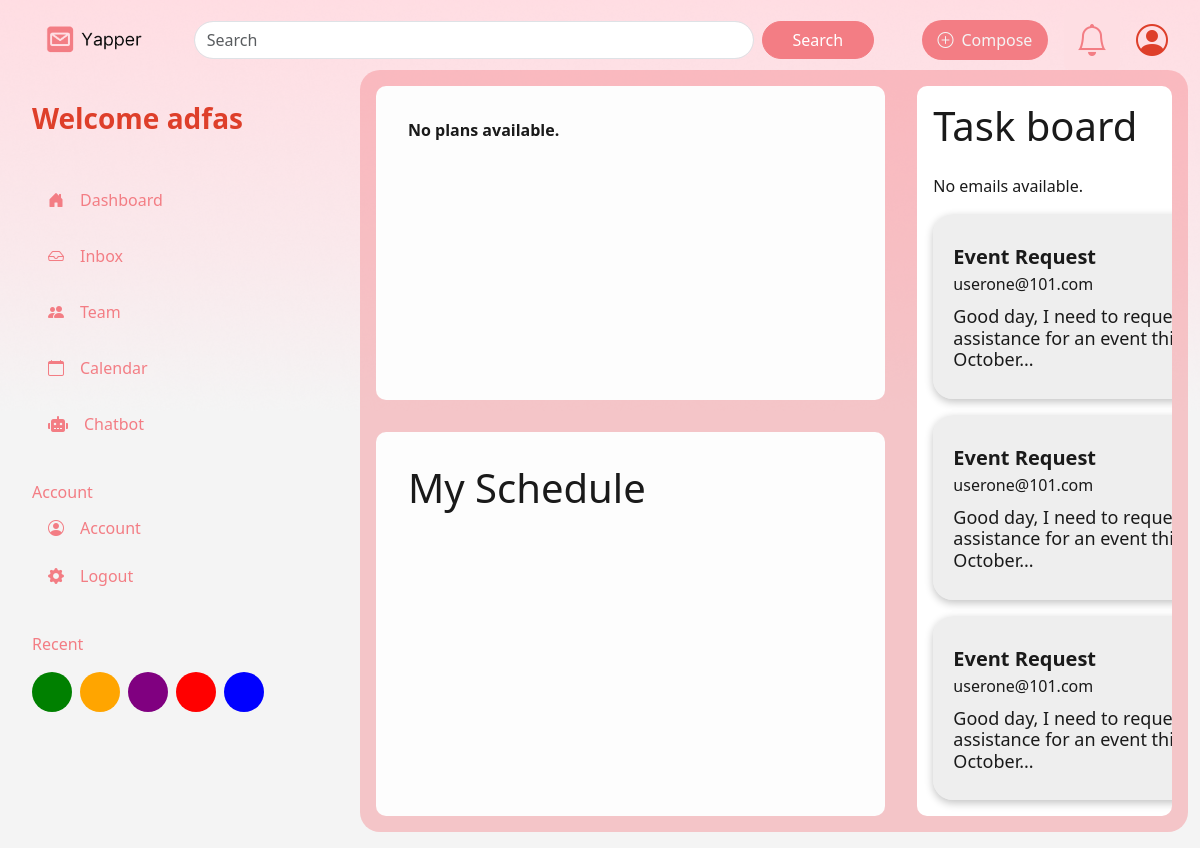
Page /home/ (signed in) on the earlier database version.
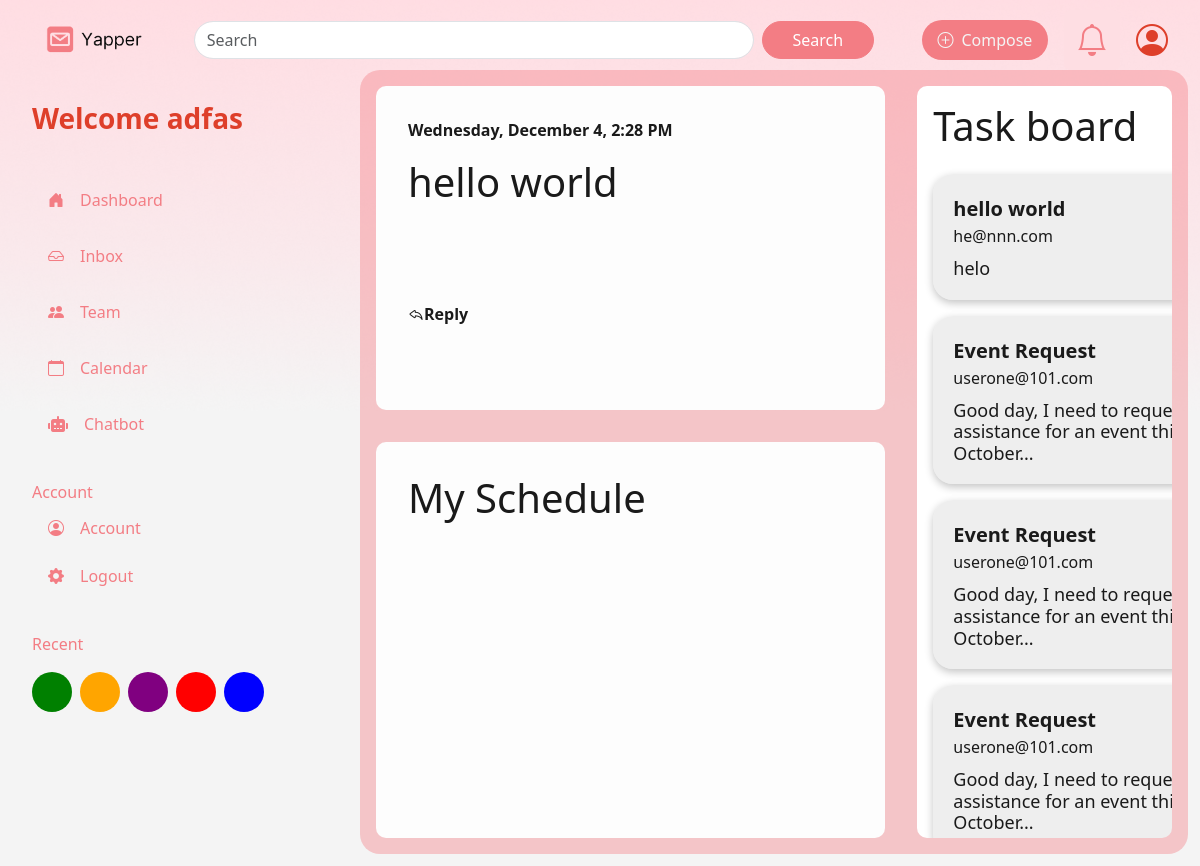
Same page on the later database version.
### landing/models.py (models this page shows)
class CustomUser(AbstractUser):
    pnumber = models.CharField(max_length=13, unique=True)  # Add pnumber field
    middle_name = models.CharField(max_length=30,blank=True, null=True)
    birthday = models.DateField(blank=True, null=True)
    gender = models.CharField(max_length=50, default='PNS')
    home_address = models.CharField(max_length=200, blank=True, null=True)
    work_address = models.CharField(max_length=200, blank=True, null=True)
    profile_picture = models.ImageField(upload_to='profile_pictures/', blank=True,default='images/default_profile.jpg')
    def __str__(self):
        return self.username

### EmailCompositionAndManagement/models.py (models this page shows, shortened)
class Email(models.Model):
    fromUser = models.ForeignKey(CustomUser,on_delete=models.CASCADE,related_name='sent_emails',null=True)
    toUser = models.ForeignKey(CustomUser,on_delete=models.CASCADE,related_name='receive_emails',null=True)
    subject = models.CharField(max_length=500)
    content = models.TextField()
    date_sent = models.DateTimeField(auto_now_add=True)
    isDeleted = models.BooleanField(default=False)
    isImportant = models.BooleanField(default = False)
    isScheduled = models.BooleanField(default = False)
    isSnoozed = models.BooleanField(default = False)

### landing/views.py (the view)
# urls.py: 2. Add a URL to urlpatterns:  path('', views.home, name='home')
def home(request):
    emails = Email.objects.filter(toUser=request.user).order_by('-date_sent')
    plans = Email.objects.filter(toUser=request.user).order_by('-date_sent')[:1] # Fetch all event requests ordered by creation date
    usermeid = request.user.id
    return render(request, 'registration/home.html', {'usermeid': usermeid, 'emails': emails, 'plans': plans})

### UserProfile/Utils/context_processors.py (called while the page is built)
def user_profile_picture(request):
    user = request.user
    if user.is_authenticated and user.profile_picture and hasattr(user.profile_picture, 'url'):
        profile_picture = user.profile_picture.url
        first_name = user.first_name
        last_name = user.last_name
    else:
        profile_picture = static('images/default_profile.jpg')
        first_name = ''
        last_name = ''
    print(profile_picture) # Debugging
    return {'profile_picture_url': profile_picture,
            'first_name': first_name,
            'last_name': last_name,}

### landing/templates/registration/home.html (shortened to what this page needs)
{% load static %}
<!DOCTYPE html>
<html lang="en">
  <head>
    <link
      href="https://cdnjs.cloudflare.com/ajax/libs/font-awesome/6.0.0-beta3/css/all.min.css"
      rel="stylesheet"
    />
    <link
      href="https://cdn.jsdelivr.net/npm/bootstrap@5.3.3/dist/css/bootstrap.min.css"
      rel="stylesheet"
    />
    <link
      href="https://cdn.jsdelivr.net/npm/bootstrap-icons@1.9.1/font/bootstrap-icons.css"
      rel="stylesheet"
    />
    <link rel="stylesheet" href="/static/css/landing.css" />
  </head>
  <body>
    <div class="home-container">
      <div class="home-navbar">
        <div class="logoo"></div>
        <form class="navbar-search" role="search">
          <input
            class="form-control search-bar"
            type="search"
            placeholder="Search"
            aria-label="Search"
          />
          <button
            class="btn btn-primary"
            style="
              border-radius: 20px;
              border-color: #f37d84;
              background-color: #f37d84;
              width: 7em;
            "
            type="submit"
          >
            Search
          </button>
        </form>
        <div class="compose-container">
          <i class="bi bi-plus-circle"></i>
          <a class="compose" href="{% url 'compose_email' pk=usermeid %}"
            >Compose</a
          >
        </div>
        <div class="dropdown notification-bell">
          <button
            type="button"
            id="notificationDropdown"
            class="btn btn-light"
            data-bs-toggle="dropdown"
            aria-expanded="false"
            style="border: none; box-shadow: none; background-color: #fedee3"
          >
            <i
              class="bi bi-bell"
              style="color: #f37d84; font-size: 2em; background-color: #fedee3"
            ></i>
          </button>
        </div>
        <div class="profile-container">
          <i class="bi bi-person-circle" style="color: #de3f2a"></i>
        </div>
      </div>
      <div class="home-body">
        <div class="home-body-1">
          <h3 style="color: #de3f2a">
            <span style="font-weight: bold"
              >Welcome {{ user.first_name|escape }}</span
            >
          </h3>
          <div class="navigation">
            <a href="{% url 'home' %}">
              <div class="navigation-item">
                <i class="bi bi-house-door-fill"></i> Dashboard
              </div>
            </a>
            <a>
              <div class="navigation-item clickInbox" style="cursor: pointer">
                <i class="bi bi-inbox"></i> Inbox
              </div>
            </a>
            <div class="navigation-item clickTeam" style="cursor: pointer">
              <i class="bi bi-people-fill"></i>
              <a>Team</a>
            </div>
            <div class="navigation-item">
              <i class="bi bi-calendar"></i>
              <a href="{% url 'login' %}">Calendar</a>
            </div>
            <div class="navigation-item clickchatBot" style="cursor: pointer">
              <i class="fas fa-robot"></i>
              <a>Chatbot</a>
            </div>
          </div>
          <div class="account-navigation">
            <span style="color: #f37d84">Account</span>
            <a href="{% url 'profile' %}">
              <div class="navigation-item">
                <i class="bi bi-person-circle"></i> Account
              </div>
            </a>
            <div class="navigation-item">
              <i class="bi bi-gear-fill"></i>
              <a href="{% url 'login' %}">Logout</a>
            </div>
          </div>
          <div class="recent-navigation">
            <span style="color: #f37d84">Recent</span>
            <div class="recent-navigation-container">
              <div
                class="recent-navigation-item"
                style="background-color: green"
              ></div>
              <div
                class="recent-navigation-item"
                style="background-color: orange"
              ></div>
              <div
                class="recent-navigation-item"
                style="background-color: purple"
              ></div>
              <div
                class="recent-navigation-item"
                style="background-color: red"
              ></div>
              <div
                class="recent-navigation-item"
                style="background-color: blue"
              ></div>
            </div>
          </div>
        </div>
        <div class="home-body-2">
          <div class="welcome">
            {% if plans %} {% for plan in plans %}
            <span>{{ plan.date_sent|date:"l, F j, g:i A" }}</span>
            <h1 class="notification-msg" style="height: 3em">
              {{ plan.subject }}
            </h1>
            <span style="font-size: 1em; font-weight: bold"
              ><i class="bi bi-reply"></i>Reply</span
            >
            {% endfor %} {% else %}
            <div class="no-tasks">No plans available.</div>
            {% endif %}
          </div>
          <div class="schedule">
            <h1>My Schedule</h1>
          </div>
          <div class="taskboard">
            <h1>Task board</h1>
            {% if emails %} {% for email in emails %}
            <div class="taskboard-container">
              <div class="task-title">{{ email.subject }}</div>
              <div class="task-email">{{ email.fromUser}}</div>
              <div class="task-text">{{ email.content }}</div>
            </div>
            {% endfor %} {% else %}
            <div class="no-tasks">No emails available.</div>
            {% endif %}
            <div class="taskboard-container">
              <div class="task-title">Event Request</div>
              <div class="task-email">userone@101.com</div>
              <div class="task-text">
                Good day, I need to request assistance for an event this
                October...
              </div>
            </div>
            <div class="taskboard-container">
              <div class="task-title">Event Request</div>
              <div class="task-email">userone@101.com</div>
              <div class="task-text">
                Good day, I need to request assistance for an event this
                October...
              </div>
            </div>
            <div class="taskboard-container">
              <div class="task-title">Event Request</div>
              <div class="task-email">userone@101.com</div>
              <div class="task-text">
                Good day, I need to request assistance for an event this
                October...
              </div>
            </div>
          </div>
        </div>
      </div>
    </div>
  </body>
</html>

### landing/static/css/landing.css (style rules this page uses)
* { box-sizing: border-box; }
body { background-color: #f4f4f4; overflow: hidden; margin: 0; padding: 0; }
.logoo { background-image: url("/static/img/LOGO.png"); background-size: contain; background-repeat: no-repeat; width: 140px; height: 40px; background-position: center; }
.search-bar { border-radius: 10em; width: 35em; }
.home-container { display: flex; flex-direction: column; background-image: url("/static/img/HomeBG.png"); background-repeat: no-repeat; background-size: contain; width: 100dvw; height: 100dvh; background-color: #f4f4f4; }
.navbar-search { display: flex; margin-left: auto; gap: 0.5em; margin-right: 2em; }
.compose-container { display: flex; flex-direction: row; width: 8em; padding: 0.5em; background-color: #F37D84; color: #f4f4f4; border-radius: 10em; justify-content: center; align-items: center; gap: 0.5em; }
.compose { color: #f4f4f4 }
.home-navbar { display: flex; width: 100%; height: 7em; align-items: center; padding-left: 40px; padding-top: 10px; gap: 1em; }
.profile-container { display: flex; flex-direction: row; gap: 1em; align-items: center; font-size: 2em; margin-right: 1em;; }
.home-body { display: flex; width: 100%; height: 100%; }
.home-body-1 { display: flex; flex-direction: column; width: 30%; height: 100%; padding: 2em; gap:2em; }
.navigation { display: flex; flex-direction: column; gap: 0.5em; }
.navigation-item { display: flex; flex-direction: row; gap: 1em; width: 100%; height: 3em; border-radius: 10em; justify-content: left; align-items: center; padding: 1em; font-size: 1rem; color:#F37D84; }
.recent-navigation-container { display: flex; flex-direction: row; gap: 0.5em; margin-top: 1em; }
.recent-navigation-item { height: 5dvh; width: 5dvh; border-radius: 100%; }
.welcome { font-weight: bold; }
.home-body-2 { display: grid; gap: 2em; grid-template-areas: "welcome taskboard" "schedule taskboard"; grid-template-columns: 1fr 0.5fr; grid-template-rows: 0.45fr 0.55fr; width: 69%; height: 98%; background-color: rgba(243, 125, 132, 0.4); border-radius: 20px; padding: 1em; color: #1A1A1A; overflow: hidden; position: relative; }
.welcome { grid-area: welcome; display: flex; flex-direction: column; gap: 1em; padding: 2em; border-radius: 10px; color: #1A1A1A; background-color: #fdfdfd; }
.taskboard { grid-area: taskboard; display: flex; flex-direction: column; gap: 1em; padding: 1em; border-radius: 10px; color: #1A1A1A; background-color: #ffffff; opacity: 100%; overflow-y: auto; }
.taskboard-container { display: flex; flex-direction: column; background-color: rgb(222, 222, 222,0.5); width: 300px; height: 190px; border-radius: 20px; color: #1A1A1A; justify-content: center; padding: 20px; box-shadow: rgba(0, 0, 0, 0.24) 0px 3px 8px; }
.task-title { font-weight: 600; font-size: 20px; }
.task-text { margin-top: 10px; font-size: 18px; line-height: 1.2; }
.schedule { grid-area: schedule; display: flex; flex-direction: column; gap: 1em; padding: 2em; border-radius: 10px; color: #1A1A1A; background-color: #fdfdfd; }
a { color: #F37D84; text-decoration: none; }
.bi-bell { color: #f37d84; font-size: 2em; background-color: transparent; border: none; box-shadow: none; outline: none; }

Differences in the rows shown:
added Email: date_sent "Wednesday, December 4, 2:28 PM", subject "hello world", fromUser "he@nnn.com", content "helo"
Other differences:
text no longer shown: "No plans available. No emails available."
